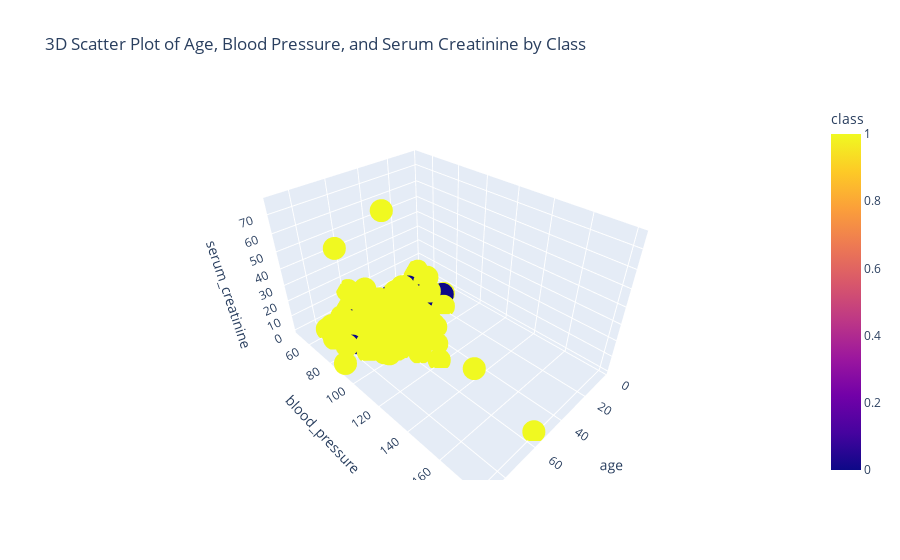

Source (notebook cell):
### Code cell
fig = px.scatter_3d(df, x = 'age', y = 'blood_pressure', z = 'serum_creatinine', color = 'class', title ="3D Scatter Plot of Age, Blood Pressure, and Serum Creatinine by Class")
fig.show()

### Figure 1 — Plotly figure (JSON) as saved in the notebook; plotly's stock layout.template omitted (floating-point values rounded to 4 significant figures; data arrays with more than 128 entries replaced by an {"elided": "..."} marker saying what was removed)
{"data": [{"hovertemplate": "age=%{x}<br>blood_pressure=%{y}<br>serum_creatinine=%{z}<br>class=%{marker.color}<extra></extra>", "legendgroup": "", "marker": {"color": {"elided": "400 int values"}, "coloraxis": "coloraxis", "symbol": "circle"}, "mode": "markers", "name": "", "scene": "scene", "showlegend": false, "type": "scatter3d", "x": {"elided": "400 float values"}, "y": {"elided": "400 float values"}, "z": {"elided": "400 float values"}}], "layout": {"coloraxis": {"colorbar": {"title": {"text": "class"}}, "colorscale": [[0, "#0d0887"], [0.1111, "#46039f"], [0.2222, "#7201a8"], [0.3333, "#9c179e"], [0.4444, "#bd3786"], [0.5556, "#d8576b"], [0.6667, "#ed7953"], [0.7778, "#fb9f3a"], [0.8889, "#fdca26"], [1, "#f0f921"]]}, "legend": {"tracegroupgap": 0}, "scene": {"domain": {"x": [0, 1], "y": [0, 1]}, "xaxis": {"title": {"text": "age"}}, "yaxis": {"title": {"text": "blood_pressure"}}, "zaxis": {"title": {"text": "serum_creatinine"}}}, "title": {"text": "3D Scatter Plot of Age, Blood Pressure, and Serum Creatinine by Class"}}}
